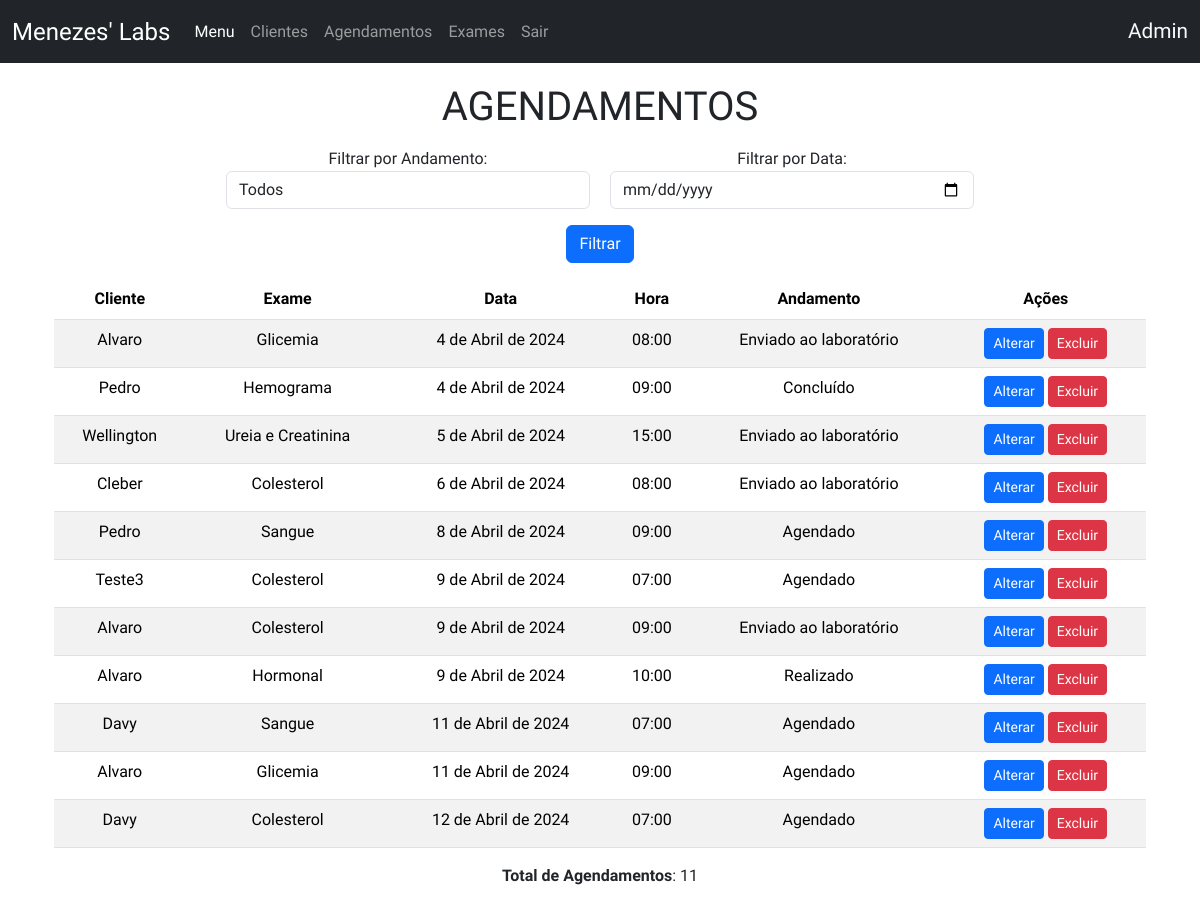
The page /agendamentos-admin/ (signed in) on the database its author committed.
### crud/models.py (models this page shows, shortened)
class Base(models.Model):
    criado = models.DateTimeField(verbose_name ='Criado em',auto_now_add=True)
    modificado = models.DateTimeField(verbose_name ='Modificado em',auto_now=True)
    ativo = models.BooleanField(verbose_name ='Ativo?',default=True)
    class Meta:
        abstract = True

class AgendamentoExame(Base):
    exame = models.ForeignKey(Exame,verbose_name='Exame',on_delete=models.CASCADE)
    data = models.DateField('Data',auto_now=False,auto_now_add=False)
    usuario = models.ForeignKey(User,verbose_name='Usuário',on_delete=models.CASCADE)
    HORARIO_CHOICES = (
    ('07:00', '07:00'),
    ('08:00', '08:00'),
    ('09:00', '09:00'),
    ('10:00', '10:00'),
    ('11:00', '11:00'),
    ('13:00', '13:00'),
    ('14:00', '14:00'),
    ('15:00', '15:00'),
    ('16:00', '16:00'),
    ('17:00', '17:00'),
)
    ANDAMENTO_CHOICES = (
        ('Agendado', 'Agendado'),
        ('Realizado', 'Realizado'),
        ('Enviado ao laboratório', 'Enviado ao laboratório'),
        ('Concluído', 'Concluído'),
        ('Cancelado', 'Cancelado'),
    )
    horario = models.CharField(verbose_name ='Horário', max_length = 5 ,choices=HORARIO_CHOICES)
    andamento = models.CharField(verbose_name ='Andamento',max_length=30,choices=ANDAMENTO_CHOICES,default='Agendado')
    resultado = models.FileField('Resultado',upload_to='pdfs/',null=True,blank=True)
    class Meta:
        verbose_name = 'Agendamento'
        verbose_name_plural = 'Agendamentos'
        ordering = ['data','horario']

class Exame(Base):
    nome = models.CharField('Nome',max_length=100)
    def __str__(self):
        return self.nome
    class Meta:
        verbose_name = 'Exame'
        verbose_name_plural = 'Exames'
        ordering = ['nome']

### crud/views.py (the view)
# urls.py: path('agendamentos-admin/', AdminIndexView.as_view(), name='admin'),
class AdminIndexView(UserPassesTestMixin, ListView):
    model = AgendamentoExame
    template_name = 'adm/agendamento/list.html'
    context_object_name = 'agendamentos'
    def test_func(self):
        return self.request.user.is_superuser
    def get_queryset(self):
        queryset = super().get_queryset()
        filtro_andamento = self.request.GET.get('filtro_andamento')
        filtro_data = self.request.GET.get('filtro_data')
        if filtro_andamento:
            queryset = queryset.filter(andamento=filtro_andamento)
        if filtro_data:
            queryset = queryset.filter(data=filtro_data)
        return queryset
    def get_context_data(self, **kwargs):
        context = super().get_context_data(**kwargs)
        context['qtd_agentamentos'] = self.get_queryset().count()
        return context

### crud/templates/adm/agendamento/list.html (shortened to what this page needs)
{% extends 'base.html' %}
{% block content %}
<main style="text-align: center;">
    <h1 class="mt-1">Agendamentos</h1>
    <div class="container mt-3 ">
        <form class="mb-3" method="get" action="">
            <div class="form-row" style="display: flex; gap:20px; justify-content: center;">
                <div class="col-md-4 mb-3">
                    <label for="filtro_andamento">Filtrar por Andamento:</label>
                    <select class="form-control" name="filtro_andamento" id="filtro_andamento">
                        <option value="">Todos</option>
                    </select>
                </div>
                <div class="col-md-4 mb-3">
                    <label for="filtro_data">Filtrar por Data:</label>
                    <input type="date" class="form-control" name="filtro_data" id="filtro_data">
                </div>
            </div>
            <button type="submit" class="btn btn-primary">Filtrar</button>
        </form>
        <table class="table table-striped">
            <thead>
                <tr>
                    <th><strong>Cliente</strong></th>
                    <th><strong>Exame</strong></th>
                    <th><strong>Data</strong></th>
                    <th><strong>Hora</strong></th>
                    <th><strong>Andamento</strong></th>
                    <th><strong>Ações</strong></th>
                </tr>
            </thead>
            <tbody>
                {% for agendamento in agendamentos %}
                <tr>
                    <td>{{ agendamento.usuario|capfirst }}</td>
                    <td>{{ agendamento.exame }}</td>
                    <td>{{ agendamento.data }}</td>
                    <td>{{ agendamento.horario }}</td>
                    <td>{{ agendamento.andamento }}</td>
                    <td>
                        <a href="{% url 'update_admin' pk=agendamento.pk %}" class="btn btn-primary btn-sm">Alterar</a>
                        <a href="{% url 'delete_admin' pk=agendamento.pk %}" class="btn btn-danger btn-sm">Excluir</a>
                </tr>
                {% endfor %}
            </tbody>
        </table>
        <p style="padding-bottom: 3vh;"><strong>Total de Agendamentos</strong>: {{ qtd_agentamentos }}</p>
</main>
{% endblock %}

### crud/templates/componentes/navbar.html (shortened to what this page needs)
<nav class="navbar navbar-expand-lg navbar-dark bg-dark">
  <div class="container-fluid">
    <a class="navbar-brand" style="font-size: 1.5em;" href="{% url 'index' %}">Menezes' Labs</a>
    <div class="collapse navbar-collapse" id="navbarText">
      <ul class="navbar-nav me-auto mb-2 mb-lg-0">
        <li class="nav-item">
          <a class="nav-link active" aria-current="page" href="{% url 'index' %}">
            {% if user.is_superuser %}
              Menu
            {% else %}
              Meus exames
            {% endif %}
          </a>
        </li>
        {% if user.is_superuser %}
        <li class="nav-item">
          <a class="nav-link" href="{% url 'usuarios_admin' %}">Clientes</a>
        </li>
          <li class="nav-item">
            <a class="nav-link" href="{% url 'admin' %}">Agendamentos</a>
          </li>
          <li class="nav-item">
            <a class="nav-link" href="{% url 'exames_admin' %}">Exames</a>
          </li>
        {% endif %}
        {% if user.is_authenticated %}
          <li class="nav-item">
            <a class="nav-link" href="{% url 'account_logout' %}">Sair</a>
          </li>
        {% endif %}
      </ul>
      {% if user.is_authenticated %}
        <span class="navbar-text text-light ms-auto" style="font-size: 1.3em;">
          {{ user|capfirst }}
        </span>
      {% else %}
        <span class="navbar-text text-light ms-auto" style="font-size: 1.3em;">
          <a class="nav-link" href="{% url 'account_login' %}">Entrar</a>
        </span>
      {% endif %}
    </div>
  </div>
</nav>

### crud/static/styles.css (style rules this page uses)
* { font-family: "Raleway", sans-serif; font-optical-sizing: auto; font-weight: 400; font-style: normal; }
.container { margin-top: 20px; height: 60vh; width: 100vw; }

### crud/templates/base.html (style rules this page uses)
h1 { text-transform: uppercase; }

### rows shown on the page
AgendamentoExame: usuario "Alvaro", exame "Glicemia", data "4 de Abril de 2024", horario "08:00", andamento "Enviado ao laboratório"
AgendamentoExame: usuario "Pedro", exame "Hemograma", data "4 de Abril de 2024", horario "09:00", andamento "Concluído"
AgendamentoExame: usuario "Wellington", exame "Ureia e Creatinina", data "5 de Abril de 2024", horario "15:00", andamento "Enviado ao laboratório"
AgendamentoExame: usuario "Cleber", exame "Colesterol", data "6 de Abril de 2024", horario "08:00", andamento "Enviado ao laboratório"
AgendamentoExame: usuario "Pedro", exame "Sangue", data "8 de Abril de 2024", horario "09:00", andamento "Agendado"
AgendamentoExame: usuario "Teste3", exame "Colesterol", data "9 de Abril de 2024", horario "07:00", andamento "Agendado"
AgendamentoExame: usuario "Alvaro", exame "Colesterol", data "9 de Abril de 2024", horario "09:00", andamento "Enviado ao laboratório"
AgendamentoExame: usuario "Alvaro", exame "Hormonal", data "9 de Abril de 2024", horario "10:00", andamento "Realizado"
AgendamentoExame: usuario "Davy", exame "Sangue", data "11 de Abril de 2024", horario "07:00", andamento "Agendado"
AgendamentoExame: usuario "Alvaro", exame "Glicemia", data "11 de Abril de 2024", horario "09:00", andamento "Agendado"
AgendamentoExame: usuario "Davy", exame "Colesterol", data "12 de Abril de 2024", horario "07:00", andamento "Agendado"

### other values the page prints
{{ user|capfirst }} "Admin"
{{ qtd_agentamentos }} "11"
